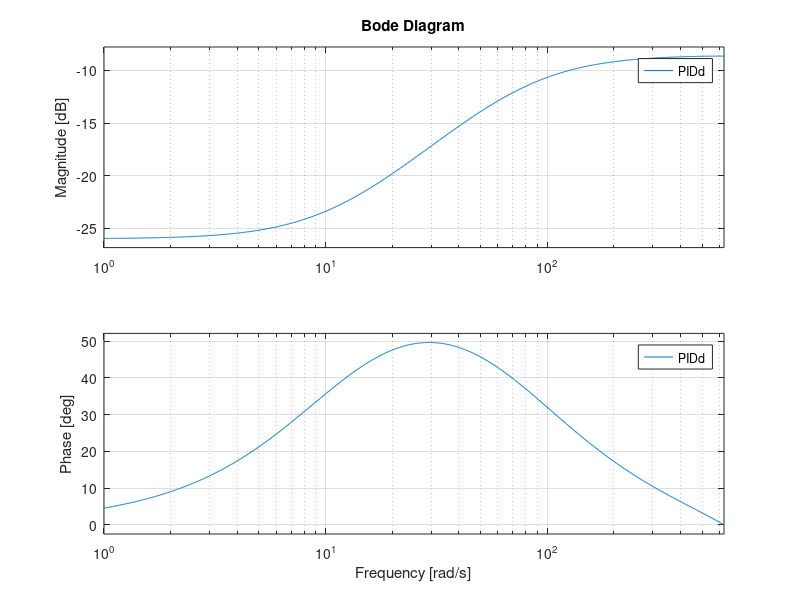

Here is the MATLAB script that generated this plot: (Note: this script raises an error after producing the figure.)
%% messing around with converting 3DR Iris PID constants
%% into more useful discrete time filter with similar dynamics

clear
close all
clc

%% iris gains
kp = .05;
ki = 0.001;
kd = .004;
dt = .005;

P = tf([kp],[1])
I = tf([0,ki],[1,0])
D = tf([kd,0],[1])
PIDc = P + I + D



%% discrete controller
kp = .05;
ki = 0.00;
kd = .004;
Tf = .015;

if(ki==0)
num = [(kp*Tf+kd)/Tf, -(((ki*dt-kp)*(dt-Tf))+kd)/Tf];
den = [1, -(Tf-dt)/Tf];
else
num = [(kp*Tf+kd)/Tf, (ki*dt*Tf + kp*(dt-Tf) - kp*Tf - 2*kd)/Tf, (((ki*dt-kp)*(dt-Tf))+kd)/Tf];
den = [1, (dt-2*Tf)/Tf, (Tf-dt)/Tf];
end

PIDd = tf(num,den, dt)
 PIDm = pid(kp,ki,kd,Tf,dt);
 
 
 tf(PIDm)




figure()
hold on
bode(PIDm)
bode(PIDc)
bode(PIDd)
handler = gcr; % Assign the plot object root to handler
               % Plot object root 'gcr' holds the properties of the plot being produced
%handler.AxesGrid.Xunits = 'Hz'; % Change rad s-1 to Hz
handler.AxesGrid.Yunits = {'abs','deg'}; % Set mag axis to abs &amp; phase axis to deg


legend('built in pid gen','continuous','discrete')
% 
% step = ones(1,50);
% response = filter(num,den,step);
% plot(response)
% axis([0,50,-.2, 2])
% response



